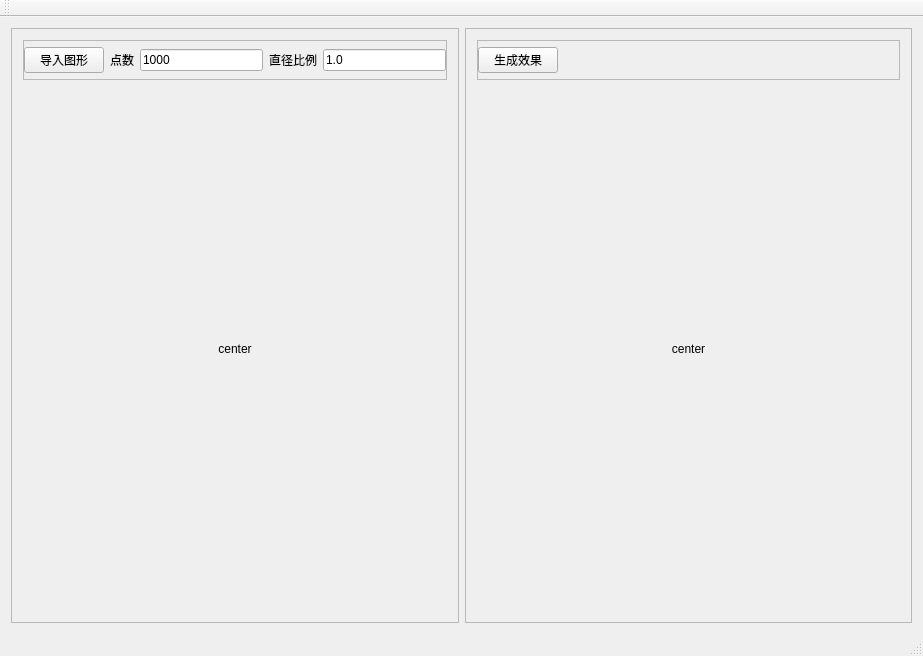
<?xml version="1.0" encoding="UTF-8"?>
<ui version="4.0">
 <class>MainWindow</class>
 <widget class="QMainWindow" name="MainWindow">
  <property name="geometry">
   <rect>
    <x>0</x>
    <y>0</y>
    <width>923</width>
    <height>656</height>
   </rect>
  </property>
  <property name="windowTitle">
   <string>MainWindow</string>
  </property>
  <widget class="QWidget" name="centralWidget">
   <layout class="QHBoxLayout" name="horizontalLayout" stretch="1,1">
    <item>
     <widget class="QFrame" name="frame">
      <property name="frameShape">
       <enum>QFrame::StyledPanel</enum>
      </property>
      <property name="frameShadow">
       <enum>QFrame::Raised</enum>
      </property>
      <layout class="QVBoxLayout" name="verticalLayout">
       <item>
        <widget class="QFrame" name="frame_3">
         <property name="minimumSize">
          <size>
           <width>0</width>
           <height>40</height>
          </size>
         </property>
         <property name="maximumSize">
          <size>
           <width>16777215</width>
           <height>40</height>
          </size>
         </property>
         <property name="frameShape">
          <enum>QFrame::StyledPanel</enum>
         </property>
         <property name="frameShadow">
          <enum>QFrame::Raised</enum>
         </property>
         <layout class="QHBoxLayout" name="horizontalLayout_2">
          <property name="spacing">
           <number>6</number>
          </property>
          <property name="leftMargin">
           <number>0</number>
          </property>
          <property name="topMargin">
           <number>0</number>
          </property>
          <property name="rightMargin">
           <number>0</number>
          </property>
          <property name="bottomMargin">
           <number>0</number>
          </property>
          <item>
           <widget class="QPushButton" name="btnLoad">
            <property name="text">
             <string>导入图形</string>
            </property>
           </widget>
          </item>
          <item>
           <widget class="QLabel" name="label_3">
            <property name="text">
             <string>点数</string>
            </property>
           </widget>
          </item>
          <item>
           <widget class="QLineEdit" name="pointCount">
            <property name="text">
             <string>1000</string>
            </property>
           </widget>
          </item>
          <item>
           <widget class="QLabel" name="label_4">
            <property name="text">
             <string>直径比例</string>
            </property>
           </widget>
          </item>
          <item>
           <widget class="QLineEdit" name="pointCount_2">
            <property name="text">
             <string>1.0</string>
            </property>
           </widget>
          </item>
         </layout>
        </widget>
       </item>
       <item>
        <widget class="QLabel" name="source1">
         <property name="text">
          <string>center</string>
         </property>
         <property name="alignment">
          <set>Qt::AlignCenter</set>
         </property>
        </widget>
       </item>
      </layout>
     </widget>
    </item>
    <item>
     <widget class="QFrame" name="frame_2">
      <property name="frameShape">
       <enum>QFrame::StyledPanel</enum>
      </property>
      <property name="frameShadow">
       <enum>QFrame::Raised</enum>
      </property>
      <layout class="QVBoxLayout" name="verticalLayout_2">
       <item>
        <widget class="QFrame" name="frame_4">
         <property name="minimumSize">
          <size>
           <width>0</width>
           <height>40</height>
          </size>
         </property>
         <property name="maximumSize">
          <size>
           <width>16777215</width>
           <height>40</height>
          </size>
         </property>
         <property name="frameShape">
          <enum>QFrame::StyledPanel</enum>
         </property>
         <property name="frameShadow">
          <enum>QFrame::Raised</enum>
         </property>
         <layout class="QHBoxLayout" name="horizontalLayout_3">
          <property name="spacing">
           <number>6</number>
          </property>
          <property name="leftMargin">
           <number>0</number>
          </property>
          <property name="topMargin">
           <number>0</number>
          </property>
          <property name="rightMargin">
           <number>0</number>
          </property>
          <property name="bottomMargin">
           <number>0</number>
          </property>
          <item>
           <widget class="QPushButton" name="btnOk">
            <property name="text">
             <string>生成效果</string>
            </property>
           </widget>
          </item>
          <item>
           <spacer name="horizontalSpacer">
            <property name="orientation">
             <enum>Qt::Horizontal</enum>
            </property>
            <property name="sizeHint" stdset="0">
             <size>
              <width>343</width>
              <height>20</height>
             </size>
            </property>
           </spacer>
          </item>
         </layout>
        </widget>
       </item>
       <item>
        <widget class="QLabel" name="source2">
         <property name="text">
          <string>center</string>
         </property>
         <property name="alignment">
          <set>Qt::AlignCenter</set>
         </property>
        </widget>
       </item>
      </layout>
     </widget>
    </item>
   </layout>
  </widget>
  <widget class="QMenuBar" name="menuBar">
   <property name="geometry">
    <rect>
     <x>0</x>
     <y>0</y>
     <width>923</width>
     <height>23</height>
    </rect>
   </property>
  </widget>
  <widget class="QToolBar" name="mainToolBar">
   <attribute name="toolBarArea">
    <enum>TopToolBarArea</enum>
   </attribute>
   <attribute name="toolBarBreak">
    <bool>false</bool>
   </attribute>
  </widget>
  <widget class="QStatusBar" name="statusBar"/>
 </widget>
 <layoutdefault spacing="6" margin="11"/>
 <resources/>
 <connections/>
</ui>
